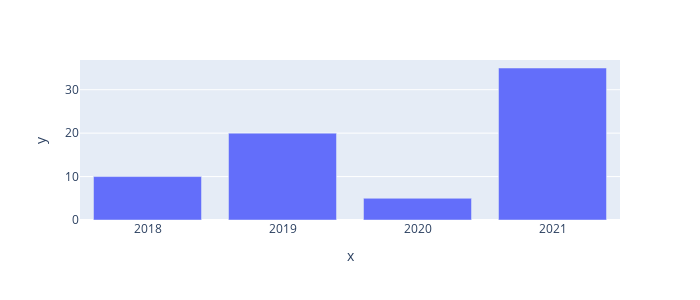

The notebook cell saved with this chart:
### Markdown cell above
## Criando Gráfico de Barra
https://plotly.com/python/bar-charts/<br>
https://plotly.com/python/reference/bar/

### Code cell
dados_x=[ '2018' , '2019','2020' , '2021']
dados_y = [10, 20, 5, 35]

fig = px.bar ( x = dados_x, y = dados_y,width = 700 , height = 300 )
fig.show()

### Figure 1 — Plotly figure (JSON) as saved in the notebook; plotly's stock layout.template omitted (floating-point values rounded to 4 significant figures)
{"data": [{"alignmentgroup": "True", "hovertemplate": "x=%{x}<br>y=%{y}<extra></extra>", "legendgroup": "", "marker": {"color": "#636efa"}, "name": "", "offsetgroup": "", "orientation": "v", "showlegend": false, "textposition": "auto", "type": "bar", "x": ["2018", "2019", "2020", "2021"], "xaxis": "x", "y": [10, 20, 5, 35], "yaxis": "y"}], "layout": {"barmode": "relative", "height": 300, "legend": {"tracegroupgap": 0}, "margin": {"t": 60}, "width": 700, "xaxis": {"anchor": "y", "autorange": true, "domain": [0, 1], "range": [-0.5, 3.5], "title": {"text": "x"}, "type": "category"}, "yaxis": {"anchor": "x", "autorange": true, "domain": [0, 1], "range": [0, 36.84], "title": {"text": "y"}, "type": "linear"}}}
